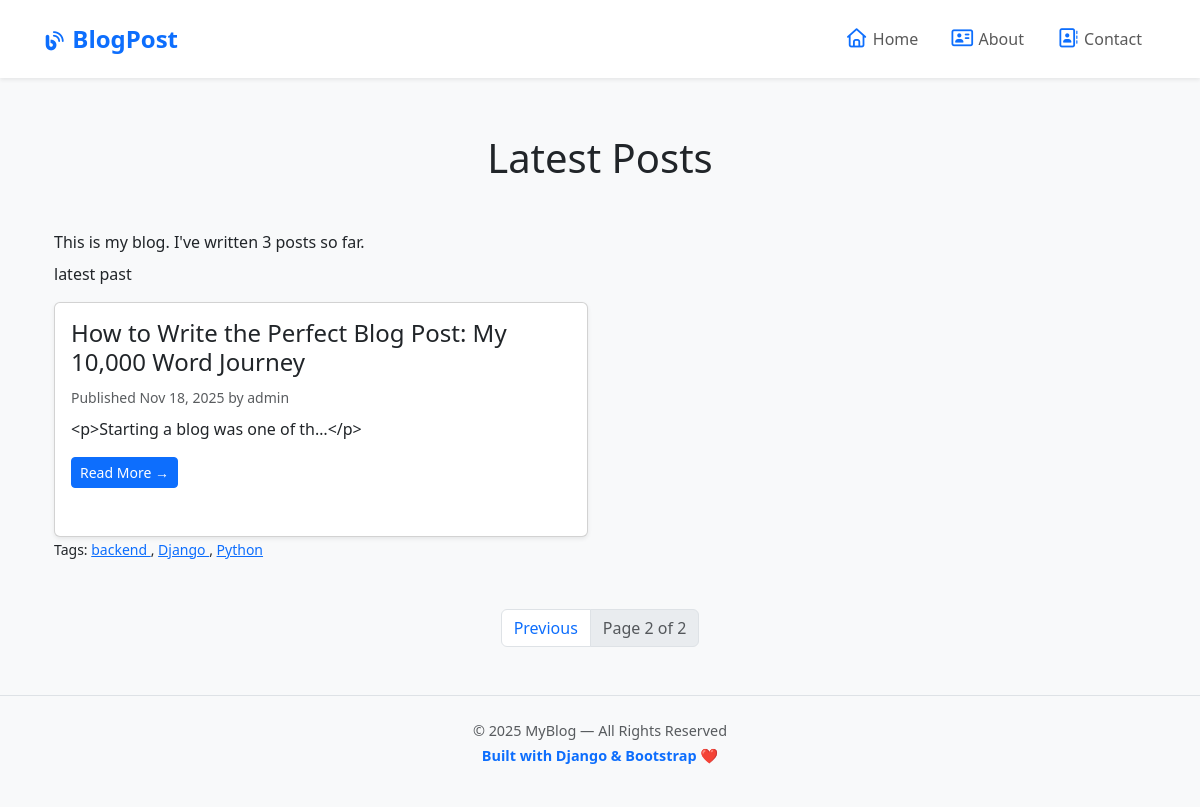
Screenshot of /blog/?page=2 with the database file from the repository.
### blog/models.py (models this page shows, shortened)
class Post(models.Model):
    class Status(models.TextChoices):
        DRAFT = 'DF','Draft'
        PUBLISHED = 'PB','Published'
    title = models.CharField(max_length=255)
    slug = models.SlugField(max_length=255, unique_for_date='publish')
    author = models.ForeignKey(User, on_delete=models.CASCADE, related_name='blog_posts')
    desc = models.TextField()
    publish = models.DateTimeField(default=timezone.now)
    created = models.DateTimeField(auto_now_add = True)
    updated = models.DateTimeField(auto_now = True)
    status = models.CharField(max_length=2,choices=Status.choices, default=Status.DRAFT)
    tags = TaggableManager()
    class Meta:
        ordering = ['-publish']
        indexes = [
            models.Index(fields=['-publish']),
        ]
    def get_absolute_url(self):
        return reverse('blog:post_detail', args=[
            self.publish.year,
            self.publish.month,
            self.publish.day,
            self.slug
        ])

### blog/views.py (the view)
# urls.py: path('', views.post_list,name='post_list'),
def post_list(request,tag_slug=None):
    post_list = Post.objects.all()
    tag = None
    if tag_slug:
        tag = get_object_or_404(Tag, slug=tag_slug)
        post_list = post_list.filter(tags__in=[tag])
    paginator = Paginator(post_list,2)
    page_number = request.GET.get('page',1)
    try:
        posts = paginator.page(page_number)
    except PageNotAnInteger:
        posts = paginator.page(1)
    except EmptyPage:
        posts = paginator.page(paginator.num_pages)
    return render(request,'blog/post/list.html',{'posts':posts,'tag':tag})

### blog/templatetags/blog_tags.py (called while the page is built)
@register.simple_tag
def totalPost():
    return Post.objects.count()

@register.inclusion_tag('blog/post/latest_post.html')
def show_latest_posts(count):
    latest_post = Post.objects.order_by('-publish')[:count]
    return {'latest_post':latest_post}

@register.filter()
@stringfilter
def markdown(value):
    return md.markdown(value,extensions=['markdown.extensions.fenced_code'])

### blog/templates/blog/post/list.html (shortened to what this page needs)
{% extends 'blog/base.html' %}
{% load blog_tags %}
{% block content %}
<div class="container py-4">
    <h1 class="mb-5 text-center">Latest Posts</h1>
    <p class="mb-2"> This is my blog. I've written {% totalPost %} posts so far.</p>
    <p>latest past{% show_latest_posts 2 %}</p>
    <div class="row">
        {% for post in posts %}
        <div class="col-md-6 mb-4">
            <div class="card shadow-sm h-100">
                <div class="card-body">
                    <h4 class="card-title">{{ post.title }}</h4>
                    <p class="text-muted mb-2">
                        <small>
                            Published {{ post.publish|date:"M d, Y" }}
                            by {{ post.author }}
                        </small>
                    </p>
                    <p class="card-text">
                        {{ post.desc| markdown | truncatechars_html:30}}
                    </p>
                    <a href="{{ post.get_absolute_url }}" class="btn btn-primary btn-sm mb-2">
                        Read More →
                    </a>
                </div>
            </div>
            <p class="tags mb-0">
                <small>
                    Tags:
                    {% for tag in post.tags.all %}
                    <a href="{% url 'blog:post_list_by_tag' tag.slug %}">
                        {{ tag.name }}
                    </a>{% if not forloop.last %}, {% endif %}
                    {% empty %}
                    No tags
                    {% endfor %}
                </small>
            </p>
        </div>
        {% empty %}
        <p class="text-center">No posts available.</p>
        {% endfor %}
    </div>
</div>
{% include "pagination.html" with page=posts %}
{% endblock %}

### blog/templates/blog/base.html (style rules this page uses)
body { background-color: #f8f9fa; font-family: "Segoe UI", sans-serif; }

### rows the page displays
Post: title "How to Write the Perfect Blog Post: My 10,000 Word Journey", publish "Nov 18, 2025", author "admin", desc "<p>Starting a blog was one of th…</p>"
Tag: name "backend"
Tag: name "Django"
Tag: name "Python"

### other values shown
{{ page.number }} "2"
{{ page.paginator.num_pages }} "2"
